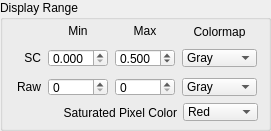
     <widget class="QGroupBox" name="DisplayRangeGroup">
      <property name="geometry">
       <rect>
        <x>10</x>
        <y>70</y>
        <width>271</width>
        <height>131</height>
       </rect>
      </property>
      <property name="title">
       <string>Display Range</string>
      </property>
      <widget class="QWidget" name="layoutWidget">
       <property name="geometry">
        <rect>
         <x>10</x>
         <y>20</y>
         <width>251</width>
         <height>81</height>
        </rect>
       </property>
       <layout class="QGridLayout" name="DisplayRangeGrid">
        <item row="1" column="3">
         <widget class="QComboBox" name="sc_colormap_combo">
          <property name="sizePolicy">
           <sizepolicy hsizetype="Fixed" vsizetype="Fixed">
            <horstretch>0</horstretch>
            <verstretch>0</verstretch>
           </sizepolicy>
          </property>
          <property name="minimumSize">
           <size>
            <width>75</width>
            <height>18</height>
           </size>
          </property>
          <property name="maximumSize">
           <size>
            <width>75</width>
            <height>18</height>
           </size>
          </property>
          <item>
           <property name="text">
            <string>Gray</string>
           </property>
          </item>
          <item>
           <property name="text">
            <string>Jet</string>
           </property>
          </item>
          <item>
           <property name="text">
            <string>Reverse Jet</string>
           </property>
          </item>
          <item>
           <property name="text">
            <string>Hot</string>
           </property>
          </item>
          <item>
           <property name="text">
            <string>Cool</string>
           </property>
          </item>
          <item>
           <property name="text">
            <string>Autumn</string>
           </property>
          </item>
          <item>
           <property name="text">
            <string>pmkmp</string>
           </property>
          </item>
          <item>
           <property name="text">
            <string>Greens</string>
           </property>
          </item>
         </widget>
        </item>
        <item row="1" column="2">
         <widget class="QDoubleSpinBox" name="scmax_spin">
          <property name="sizePolicy">
           <sizepolicy hsizetype="Fixed" vsizetype="Fixed">
            <horstretch>0</horstretch>
            <verstretch>0</verstretch>
           </sizepolicy>
          </property>
          <property name="minimumSize">
           <size>
            <width>60</width>
            <height>18</height>
           </size>
          </property>
          <property name="maximumSize">
           <size>
            <width>60</width>
            <height>18</height>
           </size>
          </property>
          <property name="decimals">
           <number>3</number>
          </property>
          <property name="maximum">
           <double>2.000000000000000</double>
          </property>
          <property name="singleStep">
           <double>0.050000000000000</double>
          </property>
          <property name="value">
           <double>0.500000000000000</double>
          </property>
         </widget>
        </item>
        <item row="0" column="2">
         <widget class="QLabel" name="maxDisplayLabel">
          <property name="sizePolicy">
           <sizepolicy hsizetype="Fixed" vsizetype="Fixed">
            <horstretch>0</horstretch>
            <verstretch>0</verstretch>
           </sizepolicy>
          </property>
          <property name="minimumSize">
           <size>
            <width>60</width>
            <height>13</height>
           </size>
          </property>
          <property name="maximumSize">
           <size>
            <width>60</width>
            <height>13</height>
           </size>
          </property>
          <property name="text">
           <string>Max</string>
          </property>
          <property name="alignment">
           <set>Qt::AlignBottom|Qt::AlignHCenter</set>
          </property>
         </widget>
        </item>
        <item row="2" column="3">
         <widget class="QComboBox" name="raw_colormap_combo">
          <property name="sizePolicy">
           <sizepolicy hsizetype="Fixed" vsizetype="Fixed">
            <horstretch>0</horstretch>
            <verstretch>0</verstretch>
           </sizepolicy>
          </property>
          <property name="minimumSize">
           <size>
            <width>75</width>
            <height>18</height>
           </size>
          </property>
          <property name="maximumSize">
           <size>
            <width>75</width>
            <height>18</height>
           </size>
          </property>
          <item>
           <property name="text">
            <string>Gray</string>
           </property>
          </item>
          <item>
           <property name="text">
            <string>Jet</string>
           </property>
          </item>
          <item>
           <property name="text">
            <string>Reverse Jet</string>
           </property>
          </item>
          <item>
           <property name="text">
            <string>Hot</string>
           </property>
          </item>
          <item>
           <property name="text">
            <string>Cool</string>
           </property>
          </item>
          <item>
           <property name="text">
            <string>Autumn</string>
           </property>
          </item>
          <item>
           <property name="text">
            <string>pmkmp</string>
           </property>
          </item>
          <item>
           <property name="text">
            <string>Greens</string>
           </property>
          </item>
         </widget>
        </item>
        <item row="0" column="1">
         <widget class="QLabel" name="minDisplayLabel">
          <property name="sizePolicy">
           <sizepolicy hsizetype="Fixed" vsizetype="Fixed">
            <horstretch>0</horstretch>
            <verstretch>0</verstretch>
           </sizepolicy>
          </property>
          <property name="minimumSize">
           <size>
            <width>60</width>
            <height>13</height>
           </size>
          </property>
          <property name="maximumSize">
           <size>
            <width>60</width>
            <height>13</height>
           </size>
          </property>
          <property name="text">
           <string>Min</string>
          </property>
          <property name="alignment">
           <set>Qt::AlignBottom|Qt::AlignHCenter</set>
          </property>
         </widget>
        </item>
        <item row="2" column="2">
         <widget class="QSpinBox" name="raw_max_spin">
          <property name="minimumSize">
           <size>
            <width>60</width>
            <height>18</height>
           </size>
          </property>
          <property name="maximumSize">
           <size>
            <width>60</width>
            <height>18</height>
           </size>
          </property>
          <property name="maximum">
           <number>255</number>
          </property>
         </widget>
        </item>
        <item row="2" column="0">
         <widget class="QLabel" name="rawDisplayLabel">
          <property name="sizePolicy">
           <sizepolicy hsizetype="Fixed" vsizetype="Fixed">
            <horstretch>0</horstretch>
            <verstretch>0</verstretch>
           </sizepolicy>
          </property>
          <property name="minimumSize">
           <size>
            <width>30</width>
            <height>18</height>
           </size>
          </property>
          <property name="maximumSize">
           <size>
            <width>30</width>
            <height>18</height>
           </size>
          </property>
          <property name="text">
           <string>Raw</string>
          </property>
          <property name="alignment">
           <set>Qt::AlignRight|Qt::AlignTrailing|Qt::AlignVCenter</set>
          </property>
         </widget>
        </item>
        <item row="1" column="0">
         <widget class="QLabel" name="scDisplayLabel">
          <property name="sizePolicy">
           <sizepolicy hsizetype="Fixed" vsizetype="Fixed">
            <horstretch>0</horstretch>
            <verstretch>0</verstretch>
           </sizepolicy>
          </property>
          <property name="minimumSize">
           <size>
            <width>30</width>
            <height>18</height>
           </size>
          </property>
          <property name="maximumSize">
           <size>
            <width>30</width>
            <height>18</height>
           </size>
          </property>
          <property name="text">
           <string>SC</string>
          </property>
          <property name="alignment">
           <set>Qt::AlignRight|Qt::AlignTrailing|Qt::AlignVCenter</set>
          </property>
         </widget>
        </item>
        <item row="0" column="3">
         <widget class="QLabel" name="colormapLabel">
          <property name="sizePolicy">
           <sizepolicy hsizetype="Fixed" vsizetype="Fixed">
            <horstretch>0</horstretch>
            <verstretch>0</verstretch>
           </sizepolicy>
          </property>
          <property name="minimumSize">
           <size>
            <width>75</width>
            <height>13</height>
           </size>
          </property>
          <property name="maximumSize">
           <size>
            <width>75</width>
            <height>13</height>
           </size>
          </property>
          <property name="text">
           <string>Colormap</string>
          </property>
          <property name="alignment">
           <set>Qt::AlignCenter</set>
          </property>
         </widget>
        </item>
        <item row="2" column="1">
         <widget class="QSpinBox" name="raw_min_spin">
          <property name="sizePolicy">
           <sizepolicy hsizetype="Fixed" vsizetype="Fixed">
            <horstretch>0</horstretch>
            <verstretch>0</verstretch>
           </sizepolicy>
          </property>
          <property name="minimumSize">
           <size>
            <width>60</width>
            <height>18</height>
           </size>
          </property>
          <property name="maximumSize">
           <size>
            <width>60</width>
            <height>18</height>
           </size>
          </property>
          <property name="maximum">
           <number>255</number>
          </property>
         </widget>
        </item>
        <item row="1" column="1">
         <widget class="QDoubleSpinBox" name="scmin_spin">
          <property name="sizePolicy">
           <sizepolicy hsizetype="Fixed" vsizetype="Fixed">
            <horstretch>0</horstretch>
            <verstretch>0</verstretch>
           </sizepolicy>
          </property>
          <property name="minimumSize">
           <size>
            <width>60</width>
            <height>18</height>
           </size>
          </property>
          <property name="maximumSize">
           <size>
            <width>60</width>
            <height>18</height>
           </size>
          </property>
          <property name="decimals">
           <number>3</number>
          </property>
          <property name="maximum">
           <double>1.000000000000000</double>
          </property>
          <property name="singleStep">
           <double>0.050000000000000</double>
          </property>
         </widget>
        </item>
       </layout>
       <zorder>minDisplayLabel</zorder>
       <zorder>scDisplayLabel</zorder>
       <zorder>scmin_spin</zorder>
       <zorder>scmax_spin</zorder>
       <zorder>maxDisplayLabel</zorder>
       <zorder>rawDisplayLabel</zorder>
       <zorder>raw_min_spin</zorder>
       <zorder>raw_max_spin</zorder>
       <zorder>colormapLabel</zorder>
       <zorder>sc_colormap_combo</zorder>
       <zorder>raw_colormap_combo</zorder>
      </widget>
      <widget class="QWidget" name="horizontalLayoutWidget_2">
       <property name="geometry">
        <rect>
         <x>10</x>
         <y>100</y>
         <width>251</width>
         <height>25</height>
        </rect>
       </property>
       <layout class="QHBoxLayout" name="DisplayRangeExtra">
        <property name="topMargin">
         <number>0</number>
        </property>
        <property name="rightMargin">
         <number>3</number>
        </property>
        <item>
         <widget class="QLabel" name="satPixelColorLabel">
          <property name="text">
           <string>Saturated Pixel Color</string>
          </property>
          <property name="alignment">
           <set>Qt::AlignRight|Qt::AlignTrailing|Qt::AlignVCenter</set>
          </property>
         </widget>
        </item>
        <item>
         <widget class="QComboBox" name="SatPixelColor_comboBox">
          <property name="sizePolicy">
           <sizepolicy hsizetype="Fixed" vsizetype="Fixed">
            <horstretch>0</horstretch>
            <verstretch>0</verstretch>
           </sizepolicy>
          </property>
          <property name="minimumSize">
           <size>
            <width>75</width>
            <height>18</height>
           </size>
          </property>
          <property name="maximumSize">
           <size>
            <width>75</width>
            <height>18</height>
           </size>
          </property>
          <item>
           <property name="text">
            <string>Red</string>
           </property>
          </item>
          <item>
           <property name="text">
            <string>Green</string>
           </property>
          </item>
          <item>
           <property name="text">
            <string>Blue</string>
           </property>
          </item>
          <item>
           <property name="text">
            <string>Yellow</string>
           </property>
          </item>
         </widget>
        </item>
       </layout>
      </widget>
     </widget>
